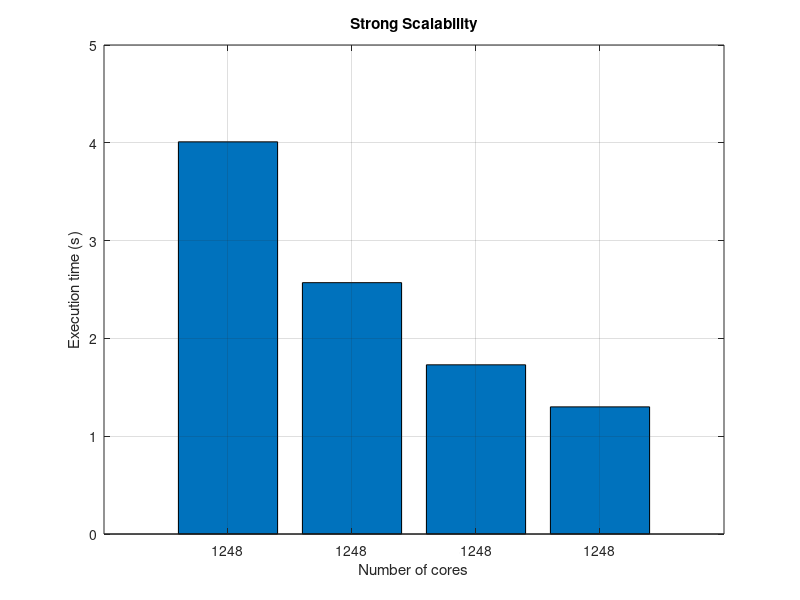

MATLAB code for this plot:
clc
clear
close all

% number of cores
num_cores = ["1", "2" , "4", "8"];

% times (seconds) 
times = [4.01, 2.57, 1.73, 1.30];

% plot
figure;
bar(times);
set(gca, 'XTick', 1:numel(num_cores), 'XTickLabel', num_cores);
ylabel('Execution time (s)');
xlabel('Number of cores');
title('Strong Scalability');
grid on;
